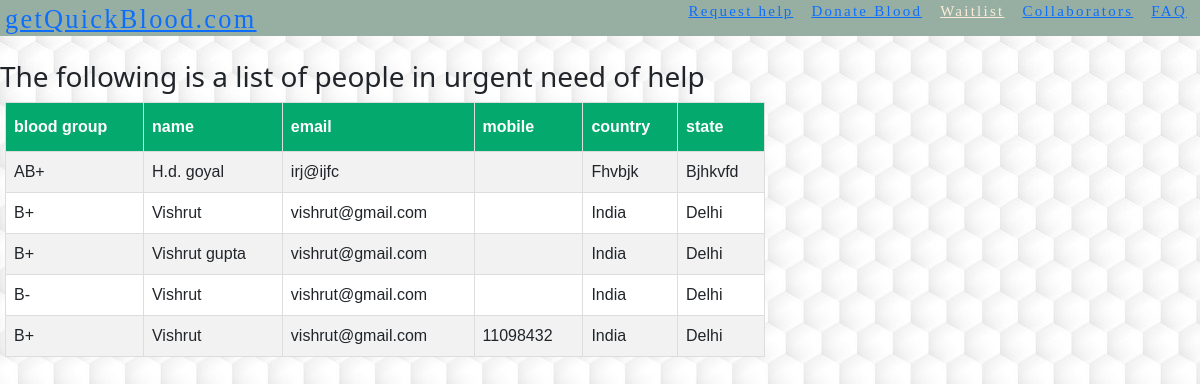
Screenshot of /iWaitlist with the database file from the repository.
### tables this page shows
CREATE TABLE waitlist(name TEXT, blood_group TEXT, email TEXT, mobile NUMBER, country TEXT, state TEXT, pincode TEXT);

### app.py (the view)
@app.route("/iWaitlist")
def iWaitlist():
    waitdata = db.execute("SELECT * FROM waitlist")
    return render_template("waitlist.html", data = waitdata)

### templates/waitlist.html (shortened to what this page needs)
<!DOCTYPE html>
<html lang="en">
    <head>
        <link href="https://cdn.jsdelivr.net/npm/bootstrap@5.0.2/dist/css/bootstrap.min.css" rel="stylesheet">
        <link href="/static/styles.css" rel="stylesheet">
    </head>
    <body style="background-image: url(/static/waitlist-bg.jpeg);">
        <header>
            <ul class="list-inline">
                <li class="list-inline-item"><a href="/faq"> FAQ </a></li>
                <li class="list-inline-item"><a href="/collaborators"> Collaborators </a></li>
                <li class="list-inline-item"><a href="/iWaitlist" style="color: AntiqueWhite"> Waitlist </a></li>
                <li class="list-inline-item"><a href="/donate"> Donate Blood </a></li>
                <li class="list-inline-item"><a href="/help"> Request help </a></li>&nbsp
                <li class="list-inline-item" style="float: left; font-size: 2.2vw;"><a href="/"> getQuickBlood.com </a></li>
            </ul>
        </header>
        <br>
        <h3> The following is a list of people in urgent need of help  </h3>
        <table id="table-2">
            <tr>
                <th>blood group</th>
                <th>name</th>
                <th>email</th>
                <th>mobile</th>
                <th>country</th>
                <th>state</th>
              </tr>
              {% for row in data %}
                <tr>
                    <td> {{ row["blood_group"] }} </td>
                    <td> {{ row["name"] }} </td>
                    <td> {{ row["email"] }} </td>
                    <td> {{ row["mobile"] }} </td>
                    <td> {{ row["country"] }} </td>
                    <td> {{ row["state"] }} </td>
                </tr>
              {% endfor %}
        </table>
    </body>
</html>

### static/styles.css (style rules this page uses)
* { margin: 0; padding: 0; }
header { position: sticky; top:0; background: #97afa3; font-family: Times; font-weight: 500; font-size: 1.25vw; letter-spacing: .15em; height: 3vw; }
.list-inline { list-style-type: none; }
.list-inline-item { font-size: 1.25vw; float: right; text-align: right; padding: 0px 5px 5px; }
#table-2 { font-family: Arial, Helvetica, sans-serif; border-collapse: collapse; width: 95vh; margin: 5px; }
#table-2 td, #table-2 th { border: 1px solid #ddd; padding: 8px; }
#table-2 tr:nth-child(even) { background-color: #f2f2f2; }
#table-2 tr:nth-child(odd) { background-color: #ffffff; }
#table-2 th { padding-top: 12px; padding-bottom: 12px; text-align: left; background-color: #04AA6D; color: white; }

### rows the page displays
waitlist: blood_group "AB+", name "H.d. goyal", email "irj@ijfc", country "Fhvbjk", state "Bjhkvfd"
waitlist: blood_group "B+", name "Vishrut", email "vishrut@gmail.com", country "India", state "Delhi"
waitlist: blood_group "B+", name "Vishrut gupta", email "vishrut@gmail.com", country "India", state "Delhi"
waitlist: blood_group "B-", name "Vishrut", email "vishrut@gmail.com", country "India", state "Delhi"
waitlist: blood_group "B+", name "Vishrut", email "vishrut@gmail.com", mobile "11098432", country "India", state "Delhi"
